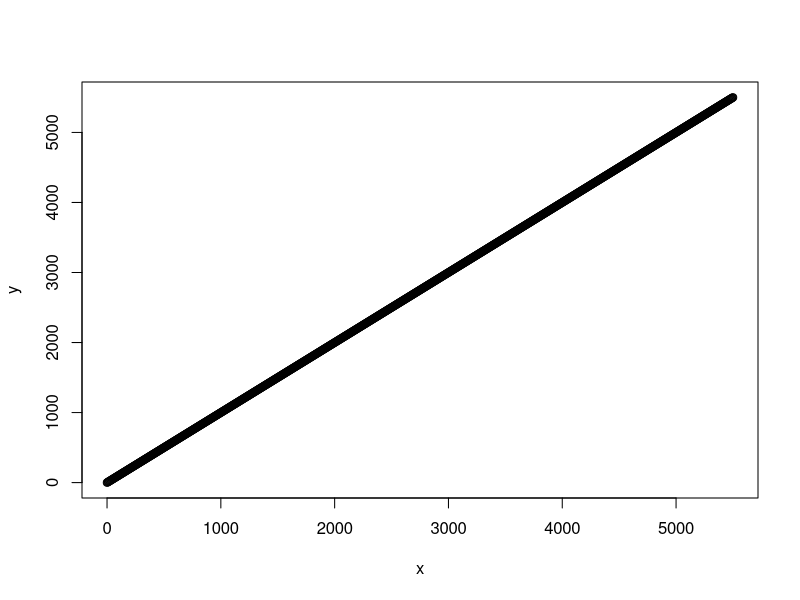
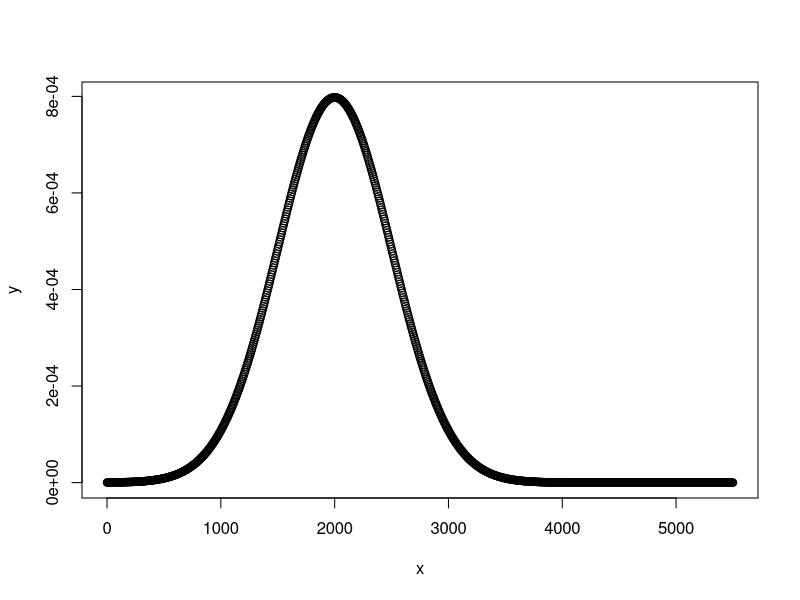

R code for these plots, in order:
## ---- chunk 1
#using R like a calculator
1 + 1
1+1
1                         +1

#storing things in variables
rob_variable <- 1 + 1 #notice use of "<-"
rob_variable
rob_variable <- rob_variable + 1
rob_othervariable = 2 + 2 #you can use "=" but that's not preferred
rob_othervariable
print("this is rob's variable")
rob_variable
rob_variable == rob_othervariable # "==" is to check if it is equal
rob_variable = rob_othervariable 
rob_variable

#operators for logic. These can be useful for subsetting data
1 > 2
1 == 2
1 < 2
1 != 2
# try 1 = 2 or 1 <- 2. you can't assign values to numerals, they are reserved.

#multiple numbers and basic statistics summary
#things that have "()" after them are "functions". Inside the () hit TAB to see what arguments it likes
x <- seq(from = 0, to = 5500, by = 5) # inside functions people tend to use "=" instead of "<-", but the latter works
x <- seq(0,5500, by = 5) # inside functions people tend to use "=" instead of "<-", but the latter works
y <- seq(0,5500, by <- 5)
mean(x)
mean(c(1,2,3,4,5)) # "c()" is for concatenate. mean(), sum(), sd(), length() are all functions that R "knows"
sum(x)
sd(x)
length(x)
SEM <- mean(x)/sqrt(length(x))
SEM
plot(x,y)

#visualize a normal distribution
y <- dnorm(x = x, mean = 2000, sd = 500)
plot(x,y)

#checking class
class(1)
class("a")
b <- "a"
class(b)
class(x)

#check the levels or "unique" values of a factor
rob_listofletters <- c("a", "a", "f", "w", "a", "A", "sequins", "nileseldredge")
class(rob_listofletters)
unique(rob_listofletters)
levels(rob_listofletters) #"levels" doesn't work unless the class is "factor" instead of "character"
rob_listofletters <- as.factor(c("a", "a", "f", "w", "a", "A", "sequins", "nileseldredge"))
unique(rob_listofletters)
levels(rob_listofletters)
my_special_list <- levels(rob_listofletters)
class(my_special_list)
## ---- chunk 2
#R comes with some sample datasets you can see by typing data()
data_iris <- iris #iris is one of the built-in datasets
str(data_iris)
head(data_iris)
names(data_iris)
class(data_iris$Species)
unique(data_iris$Species)
levels(data_iris$Species)
mean(data_iris$Sepal.Length)

#summarize using aggregate(). We are using functions within functions.
data_iris_sepal <- do.call(data.frame, #"do.call(data.frame," is optional but helps put in good format for downstream processing
  aggregate(Sepal.Length~Species,
    data = data_iris,
    function(x)
    c(mean = mean(x),
    count = length(x),
    SEM = sd(x)/sqrt(length(x)))))
data_iris_summary <- do.call(data.frame,
  aggregate(cbind(Sepal.Length,Sepal.Width)~Species, #we  make use of cbind() within aggregate() to summarize multiple "y"s
    data = data_iris,
    function(x)
    c(mean = mean(x),
    count = length(x),
    SEM = sd(x)/sqrt(length(x)))))

#for demo purposes I am going to add a new factor to the dataset to show how to aggregate by multiple things
newcolumn <- rep(c(letters[1:3]),times=50) #this makes a new column with a bunch of letters
data_iris_new <- cbind(data_iris,newcolumn) #use "cbind()" to add the column to the original dataset
data_iris_summary_new <- do.call(data.frame,
  aggregate(cbind(Sepal.Length,Sepal.Width)~Species+newcolumn, #on the right side of the "~", you can list multiple things to summarize by using "+"
    data = data_iris,
    function(x)
    c(mean = mean(x),
    count = length(x),
    SEM = sd(x)/sqrt(length(x)))))
